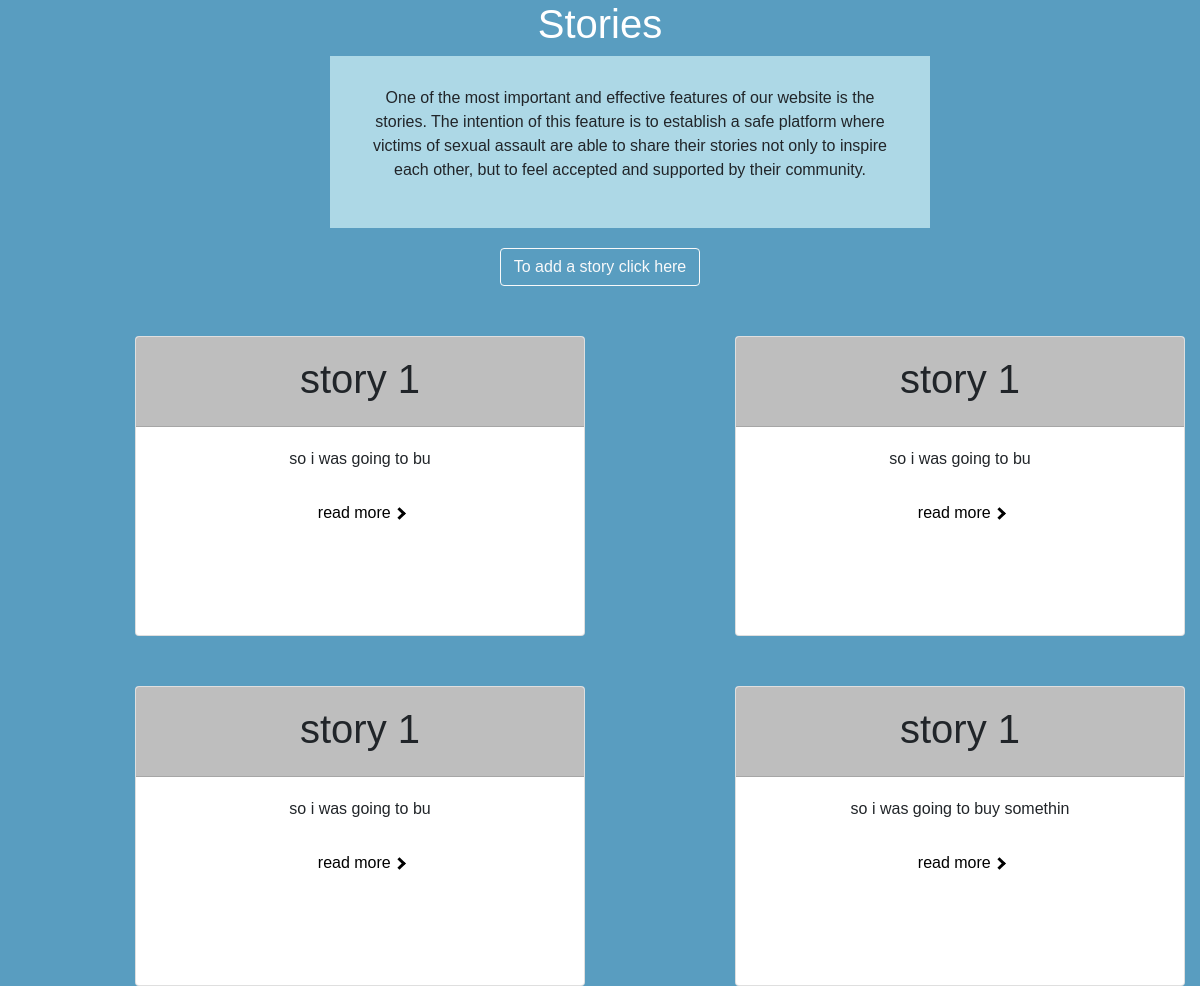
The app's page /stories, older data.
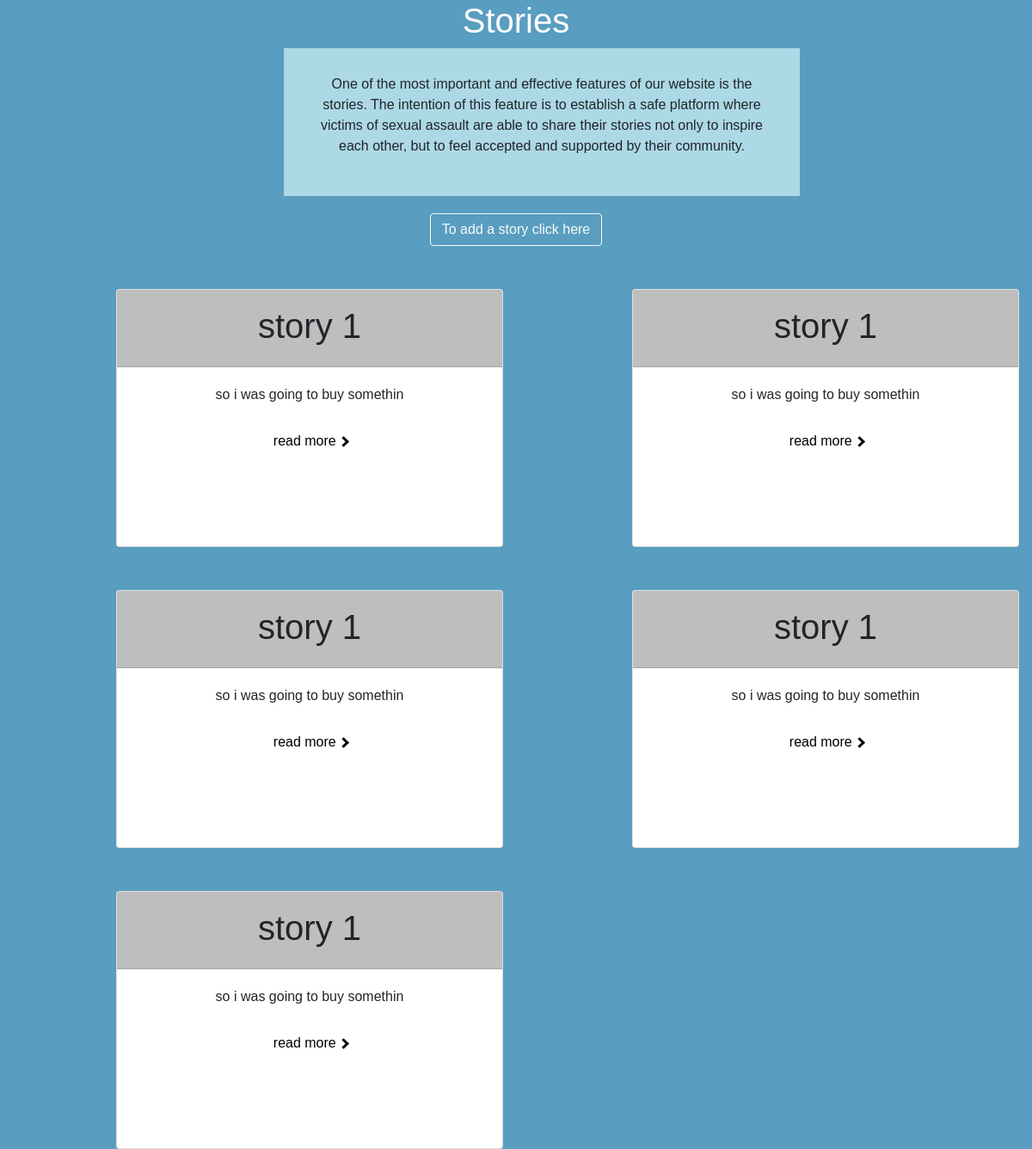
The same page, newer data.
### model.py (models this page shows)
class Story(Base):
    __tablename__ = "stories"
    id = Column(Integer, primary_key=True)
    title = Column(String)
    the_story=Column(String)
    name=Column(String)
    summary=Column(String)

### app.py (the view)
@app.route("/stories")
def stories():
	stories=get_all_stories()
	return render_template("stories.html", stories=stories)

### database.py (called while the page is built)
def get_all_stories():
    stories = session.query(Story).all()
    return stories

### templates/stories.html (shortened to what this page needs)
<!DOCTYPE html>
<html class="no-js" lang="en">
<head>
    <link rel="stylesheet" href="https://stackpath.bootstrapcdn.com/bootstrap/4.1.3/css/bootstrap.min.css">
   	<link rel="stylesheet" href="../static/css/style_story.css">
</head>
<body id="body1">
	<div id="title">
	<h1>Stories</h1>
    <div id="des">
	<p > One of the most important and effective features of our website is the stories.
The intention of this feature is to establish a safe platform where victims of sexual assault are able to share their stories not only to inspire each other, but to feel accepted and supported by their community.
</p>
</div>
	<a href=submit class="btn btn-outline-light">To add a story click here</a>
</div>
    <div class="row">
    	{% for story in stories %}
    	<div class="col-sm-6s">
    		<div class="card">
    			<div class="card-header">
    				{{story.title}}
  				</div>
        <div class="card-body">
        <p class="card-text">{{story.summary}}</p>
        <div id="link">
        <a id="a" href="/story/{{story.id}}" >read more <i class="arrow right"></i></a>
    </div>
        </div>
    </div>
    	</div>
    	{%endfor%}
    </div>
</body>

Row changes from the older to the newer data that the page shows:
changed Story (number 1 of 5 on the later page): summary "so i was going to bu" → "so i was going to buy somethin"
changed Story (number 2 of 5 on the later page): summary "so i was going to bu" → "so i was going to buy somethin"
changed Story (number 3 of 5 on the later page): summary "so i was going to bu" → "so i was going to buy somethin"
added Story: title "story 1", summary "so i was going to buy somethin"
